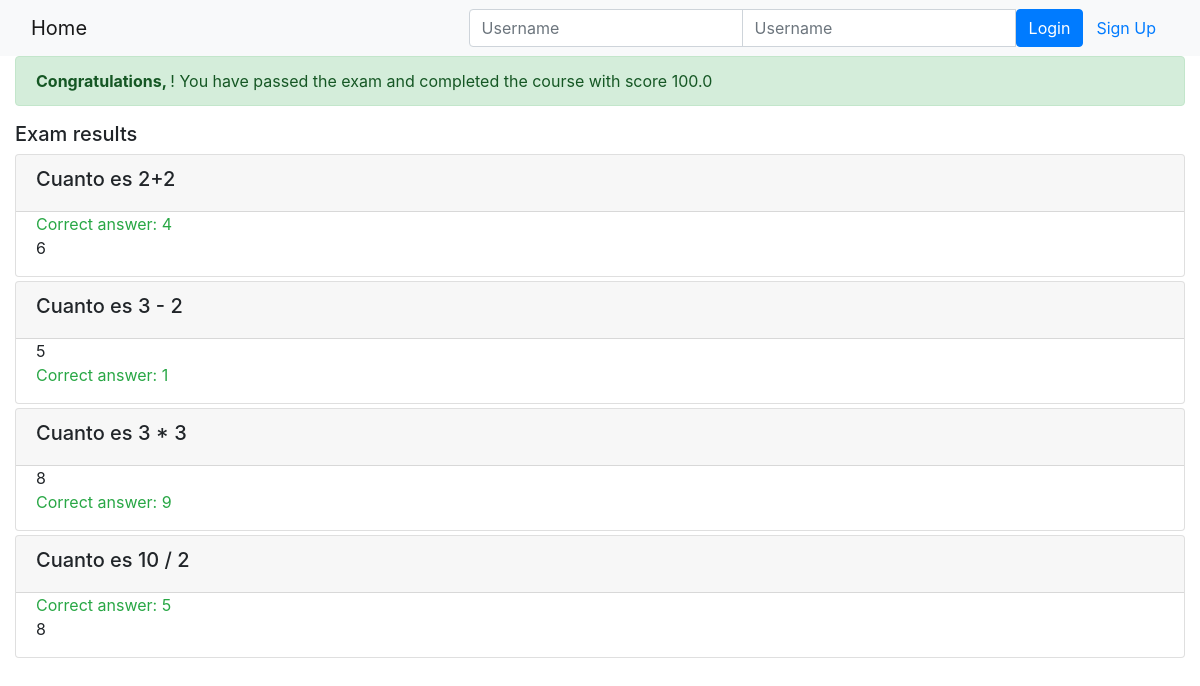
Page /onlinecourse/course/1/submission/1/result/ on the committed database.
### onlinecourse/models.py (models this page shows, shortened)
class Question(models.Model):
    courses = models.ManyToManyField(Course)
    question_text = models.CharField(max_length=500, default="This is a sample question.")
    marks = models.FloatField(default=1.0)

class Choice(models.Model):
    question = models.ForeignKey(Question, models.SET_NULL, null=True)
    choice_text = models.CharField(null=True, max_length=50)
    is_correct = models.BooleanField(default=True)

### onlinecourse/views.py (the view)
# urls.py: path('course/<int:course_id>/submission/<int:submission_id>/result/', views.show_exam_result, name='show_exam_result'),
def show_exam_result(request, course_id, submission_id):
    context = {}
    course = get_object_or_404(Course, pk=course_id)
    submission = Submission.objects.get(id=submission_id)
    choices = submission.choices.all()
    exam_score = 0
    for choice in choices:
        if choice.is_correct:
            exam_score += choice.question.marks
    context['course'] = course
    context['question_grade'] = exam_score
    context['choices'] = choices
    return render(request, 'onlinecourse/exam_result_bootstrap.html', context)

### onlinecourse/templates/onlinecourse/exam_result_bootstrap.html (shortened to what this page needs)
<!DOCTYPE html>
<html lang="en">
<head>
    {% load static %}
    <link rel="stylesheet" href="https://maxcdn.bootstrapcdn.com/bootstrap/4.5.2/css/bootstrap.min.css">
</head>
<body>
 <nav class="navbar navbar-light bg-light">
    <div class="container-fluid">
        <div class="navbar-header">
              <a class="navbar-brand" href="{% url 'onlinecourse:index' %}">Home</a>
        </div>
        <ul class="nav navbar-nav navbar-right">
            {% if user.is_authenticated %}
            <li>
                <a class="btn btn-link" href="#">{{ user.first_name }}({{ user.username }})</a>
                <a class="btn btn-link" href="{% url 'onlinecourse:logout' %}">Logout</a>
            </li>
            {% else %}
            <li>
                <form class="form-inline" action="{% url 'onlinecourse:login' %}" method="post">
                    <div class="input-group">
                        <input type="text" class="form-control" placeholder="Username" name="username" >
                        <input type="password" class="form-control" placeholder="Username" name="psw" >
                        <button class="btn btn-primary" type="submit">Login</button>
                        <a class="btn btn-link" href="{% url 'onlinecourse:registration' %}">Sign Up</a>
                    </div>
                </form>
            </li>
            {% endif %}
        </ul>
    </div>
</nav>
<div class="container-fluid">
    {% if question_grade > 80 %}
    <div class="alert alert-success">
       <b>Congratulations, {{ user.first_name }}</b>! You have passed the exam and completed the course with score {{ question_grade }}</b>
    </div>
        {% else %}
        <div class="alert alert-danger">
            <b>Failed.</b> Sorry, {{ user.first_name }}. You have failed the exam with score {{ question_grade }}/100
        </div>
        <a class="btn btn-link text-danger" href="{% url 'onlinecourse:course_details' course.id %}">Re-test</a>
        {% endif %}
        <div class="card-columns-vertical mt-1">
        <h5 class="">Exam results</h5>
            {% for question in course.question_set.all %}
            <div class="card mt-1">
                <div class="card-header"><h5>{{ question.question_text }}</h5></div>
                <div class="form-group">
                    {% for choice in question.choice_set.all %}
                    <div class="form-check">
                        {% if choice.is_correct and choice in choices %}
                        <div class="text-success">Correct answer: {{ choice.choice_text }}</div>
                        {% elif choice.is_correct and not choice in choices %}
                        <div class="text-warning">Not selected: {{ choice.choice_text }}</div>
                        {% elif not choice.is_correct and choice in choices %}
                        <div class="text-danger">Wonrg answer: {{ choice.choice_text }}</div>
                        {% else %}
                        <div>{{ choice.choice_text }}</div>
                        {% endif %}
                    </div>
                    {% endfor %}
                </div>
            </div>
            {% endfor %}
        </div>
    </div>
</body>
</html>

### rows in the picture
Question: question_text "Cuanto es 2+2"
Choice: choice_text "4"
Choice: choice_text "6"
Question: question_text "Cuanto es 3 - 2"
Choice: choice_text "5"
Choice: choice_text "1"
Question: question_text "Cuanto es 3 * 3"
Choice: choice_text "8"
Choice: choice_text "9"
Question: question_text "Cuanto es 10 / 2"
Choice: choice_text "5"
Choice: choice_text "8"

### other values in the picture
{{ question_grade }} "100.0"
